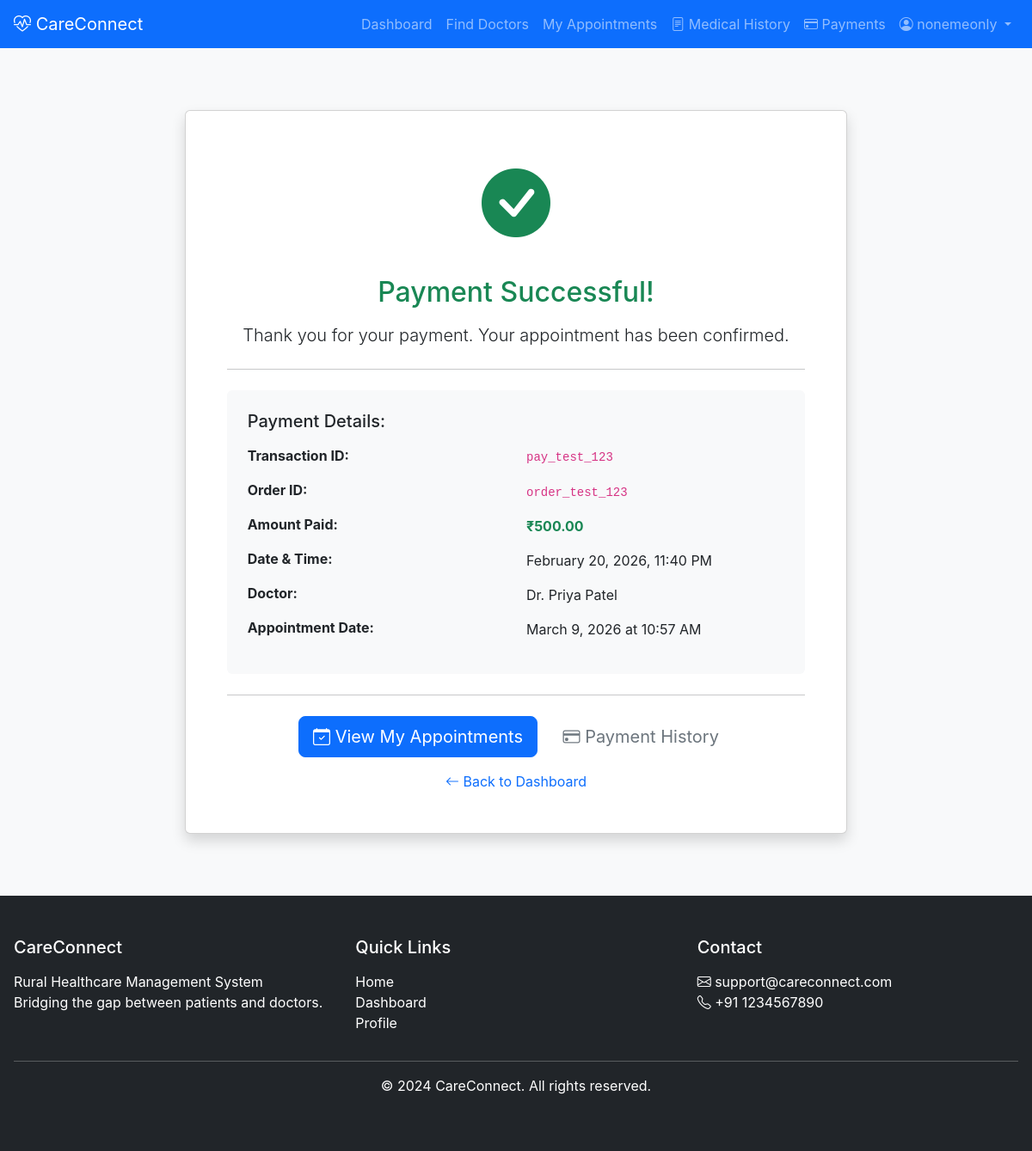
Screenshot of /patient/payment-success/1/ (signed in) with the database file from the repository.
### patient/models.py (models this page shows, shortened)
class Payment(models.Model):
    PAYMENT_STATUS = (
        ('pending', 'Pending'),
        ('completed', 'Completed'),
        ('failed', 'Failed'),
        ('refunded', 'Refunded'),
    )
    PAYMENT_METHODS = (
        ('card', 'Credit/Debit Card'),
        ('upi', 'UPI'),
        ('netbanking', 'Net Banking'),
        ('wallet', 'Wallet'),
    )
    appointment = models.OneToOneField(Appointment, on_delete=models.CASCADE, related_name='payment')
    patient = models.ForeignKey(User, on_delete=models.CASCADE, related_name='payments')
    doctor = models.ForeignKey(Doctor, on_delete=models.CASCADE, related_name='payments')
    amount = models.DecimalField(max_digits=10, decimal_places=2)
    payment_method = models.CharField(max_length=20, choices=PAYMENT_METHODS, blank=True, null=True)
    status = models.CharField(max_length=20, choices=PAYMENT_STATUS, default='pending')
    transaction_id = models.CharField(max_length=100, unique=True, null=True, blank=True)
    payment_date = models.DateTimeField(null=True, blank=True)
    razorpay_order_id = models.CharField(max_length=100, null=True, blank=True)
    razorpay_payment_id = models.CharField(max_length=100, null=True, blank=True)
    razorpay_signature = models.CharField(max_length=200, null=True, blank=True)
    created_at = models.DateTimeField(auto_now_add=True)
    updated_at = models.DateTimeField(auto_now=True)
    class Meta:
        ordering = ['-created_at']
        verbose_name = 'Payment'
        verbose_name_plural = 'Payments'

class Doctor(models.Model):
    user = models.OneToOneField(User, on_delete=models.CASCADE, related_name='doctor_profile')
    specialty = models.CharField(max_length=100)
    hospital = models.ForeignKey(Hospital, on_delete=models.SET_NULL, null=True)
    qualification = models.CharField(max_length=200)
    experience_years = models.IntegerField(default=0)
    consultation_fee = models.DecimalField(max_digits=10, decimal_places=2, default=0)
    is_verified = models.BooleanField(default=False)
    is_available = models.BooleanField(default=True)

class Appointment(models.Model):
    STATUS_CHOICES = (
        ('pending', 'Pending'),
        ('approved', 'Approved'),
        ('rejected', 'Rejected'),
        ('completed', 'Completed'),
        ('cancelled', 'Cancelled'),
    )
    patient = models.ForeignKey(User, on_delete=models.CASCADE, related_name='patient_appointments')
    doctor = models.ForeignKey(Doctor, on_delete=models.CASCADE, related_name='doctor_appointments')
    appointment_date = models.DateField()
    appointment_time = models.TimeField()
    symptoms = models.TextField()
    status = models.CharField(max_length=10, choices=STATUS_CHOICES, default='pending')
    created_at = models.DateTimeField(auto_now_add=True)
    updated_at = models.DateTimeField(auto_now=True)
    class Meta:
        ordering = ['-appointment_date', '-appointment_time']

### patient/views.py (the view)
# urls.py: path('payment-success/<int:payment_id>/', views.payment_success, name='payment_success'),
@login_required
def payment_success(request, payment_id):
    payment = get_object_or_404(Payment, id=payment_id, patient=request.user)
    return render(request, 'patient/payment_success.html', {'payment': payment})

### patient/templates/patient/payment_success.html
{% extends 'base.html' %}
{% block content %}
<div class="container mt-5">
    <div class="row">
        <div class="col-md-8 mx-auto">
            <div class="card shadow text-center">
                <div class="card-body p-5">
                    <div class="mb-4">
                        <i class="bi bi-check-circle-fill text-success" style="font-size: 5rem;"></i>
                    </div>
                    <h2 class="text-success mb-3">Payment Successful!</h2>
                    <p class="lead mb-4">Thank you for your payment. Your appointment has been confirmed.</p>
                    <hr class="my-4">
                    <div class="text-start bg-light p-4 rounded">
                        <h5 class="mb-3">Payment Details:</h5>
                        <div class="row">
                            <div class="col-md-6">
                                <p><strong>Transaction ID:</strong></p>
                                <p><strong>Order ID:</strong></p>
                                <p><strong>Amount Paid:</strong></p>
                                <p><strong>Date & Time:</strong></p>
                                <p><strong>Doctor:</strong></p>
                                <p><strong>Appointment Date:</strong></p>
                            </div>
                            <div class="col-md-6">
                                <p><code>{{ payment.razorpay_payment_id|default:"N/A" }}</code></p>
                                <p><code>{{ payment.razorpay_order_id|default:"N/A" }}</code></p>
                                <p><strong class="text-success">₹{{ payment.amount }}</strong></p>
                                <p>{{ payment.payment_date|date:"F j, Y, g:i A" }}</p>
                                <p>Dr. {{ payment.doctor.user.get_full_name }}</p>
                                <p>{{ payment.appointment.appointment_date|date:"F j, Y" }} at {{ payment.appointment.appointment_time|time:"g:i A" }}</p>
                            </div>
                        </div>
                    </div>
                    <hr class="my-4">
                    <div class="mt-4">
                        <a href="{% url 'my_appointments' %}" class="btn btn-primary btn-lg me-2">
                            <i class="bi bi-calendar-check"></i> View My Appointments
                        </a>
                        <a href="{% url 'payment_history' %}" class="btn btn-outline-secondary btn-lg">
                            <i class="bi bi-credit-card"></i> Payment History
                        </a>
                    </div>
                    <div class="mt-3">
                        <a href="{% url 'patient_dashboard' %}" class="text-decoration-none">
                            <i class="bi bi-arrow-left"></i> Back to Dashboard
                        </a>
                    </div>
                </div>
            </div>
        </div>
    </div>
</div>
{% endblock %}

### templates/navbar.html (shortened to what this page needs)
<nav class="navbar navbar-expand-lg navbar-dark bg-primary">
    <div class="container">
        <a class="navbar-brand" href="{% url 'index' %}">
            <i class="bi bi-heart-pulse"></i> CareConnect
        </a>
        <div class="collapse navbar-collapse" id="navbarNav">
            <ul class="navbar-nav ms-auto">
                {% if user.is_authenticated %}
                    {% if user.profile.role == 'patient' %}
                        <li class="nav-item">
                            <a class="nav-link" href="{% url 'patient_dashboard' %}">Dashboard</a>
                        </li>
                        <li class="nav-item">
                            <a class="nav-link" href="{% url 'search_doctors' %}">Find Doctors</a>
                        </li>
                        <li class="nav-item">
                            <a class="nav-link" href="{% url 'my_appointments' %}">My Appointments</a>
                        </li>
                        <li class="nav-item">
                            <a class="nav-link" href="{% url 'medical_history' %}">
                                <i class="bi bi-file-text"></i> Medical History
                            </a>
                        </li>
                        <li class="nav-item">
                            <a class="nav-link" href="{% url 'payment_history' %}">
                                <i class="bi bi-credit-card"></i> Payments
                            </a>
                        </li>
                    {% endif %}
                    <li class="nav-item dropdown">
                        <a class="nav-link dropdown-toggle" href="#" id="navbarDropdown" role="button" data-bs-toggle="dropdown">
                            <i class="bi bi-person-circle"></i> {{ user.username }}
                        </a>
                    </li>
                {% endif %}
            </ul>
        </div>
    </div>
</nav>

### static/css/style.css (style rules this page uses)
:root { --primary-color: #0d6efd; --primary-dark: #0b5ed7; --secondary-color: #6c757d; --success-color: #198754; --success-dark: #157347; --danger-color: #dc3545; --danger-dark: #bb2d3b; --warning-color: #ffc107; --warning-dark: #ffca2c; --info-color: #0dcaf0; --info-dark: #31d2f2; --light-color: #f8f9fa; --dark-color: #212529; --white: #ffffff; --gray-100: #f8f9fa; --gray-200: #e9ecef; --gray-300: #dee2e6; --gray-400: #ced4da; --gray-500: #adb5bd; --gray-600: #6c757d; --gray-700: #495057; --gray-800: #343a40; --gray-900: #212529; --spacing-1: 0.25rem; --spacing-2: 0.5rem; --spacing-3: 1rem; --spacing-4: 1.5rem; --spacing-5: 3rem; --border-radius-sm: 0.25rem; --border-radius: 0.375rem; --border-radius-lg: 0.5rem; --border-radius-xl: 1rem; --shadow-sm: 0 1px 2px rgba(0,0,0,0.05); --shadow: 0 4px 6px rgba(0,0,0,0.1); --shadow-lg: 0 10px 15px rgba(0,0,0,0.1); --shadow-xl: 0 20px 25px rgba(0,0,0,0.1); }
* { margin: 0; padding: 0; box-sizing: border-box; }
body { font-family: -apple-system, BlinkMacSystemFont, 'Segoe UI', Roboto, 'Helvetica Neue', Arial, sans-serif; font-size: 1rem; font-weight: 400; line-height: 1.5; color: var(--gray-900); background-color: var(--gray-100); min-height: 100vh; display: flex; flex-direction: column; }
.container { width: 100%; max-width: 1200px; margin: 0 auto; padding: 0 var(--spacing-3); }
h1, h2, h3, h4, h5, h6 { margin-bottom: var(--spacing-3); font-weight: 500; line-height: 1.2; }
h2 { font-size: 2rem; }
h5 { font-size: 1.25rem; }
.btn { display: inline-block; font-weight: 400; line-height: 1.5; text-align: center; text-decoration: none; vertical-align: middle; cursor: pointer; user-select: none; padding: 0.375rem 0.75rem; font-size: 1rem; border-radius: var(--border-radius); border: 1px solid transparent; transition: all 0.15s ease-in-out; }
.btn-primary { background-color: var(--primary-color); border-color: var(--primary-color); color: var(--white); }
.btn-lg { padding: 0.5rem 1rem; font-size: 1.25rem; border-radius: var(--border-radius-lg); }
.text-center { text-align: center; }
.text-start { text-align: left; }
.mt-3 { margin-top: var(--spacing-3); }
.mt-4 { margin-top: var(--spacing-4); }
.mt-5 { margin-top: var(--spacing-5); }
.mb-3 { margin-bottom: var(--spacing-3); }
.mb-4 { margin-bottom: var(--spacing-4); }

### rows the page displays
Payment: razorpay_payment_id "pay_test_123", razorpay_order_id "order_test_123", amount "500.00", payment_date "February 20, 2026, 11:40 PM", doctor.user.get_full_name "Priya Patel", appointment.appointment_date "March 9, 2026", appointment.appointment_time "10:57 AM"

### other values shown
{{ user.username }} "nonemeonly"
